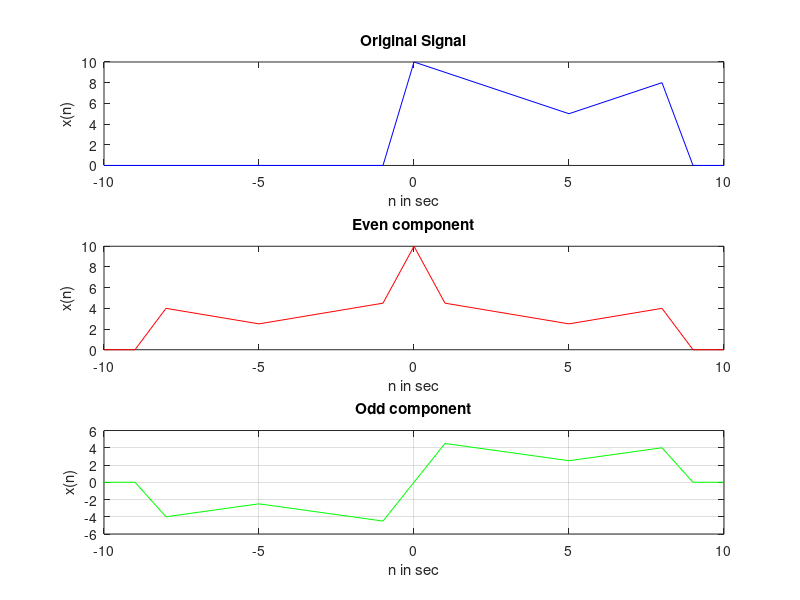

This figure's MATLAB source:
%2d

n=-10:10;

x1=zeros(1,length(n));
x2=zeros(1,length(n));
x3=zeros(1,length(n));

for m=1:length(n)
    if n(m)>=0 && n(m)<=5
        x1(m)=10-n(m);
    end
end
for m=1:length(n)
    if n(m)>=6 && n(m)<=8
        x2(m)=n(m);
    end
end
for m=1:length(n)
    if n(m)>8 && n(m)<0
        x3(m)=0;
    end
end

x=x1+x2+x3;
y=fliplr(x);
xe=(x+y)/2;
xo=(x-y)/2;
subplot(3,1,1);
plot(n,x,'b');
xlabel('n in sec');
ylabel('x(n)');
title("Original Signal");
subplot(3,1,2);
plot(n,xe,'r');
xlabel('n in sec');
ylabel('x(n)');
title("Even component");
subplot(3,1,3);
plot(n,xo,'g');
xlabel('n in sec');
ylabel('x(n)');
title("Odd component");
grid on;